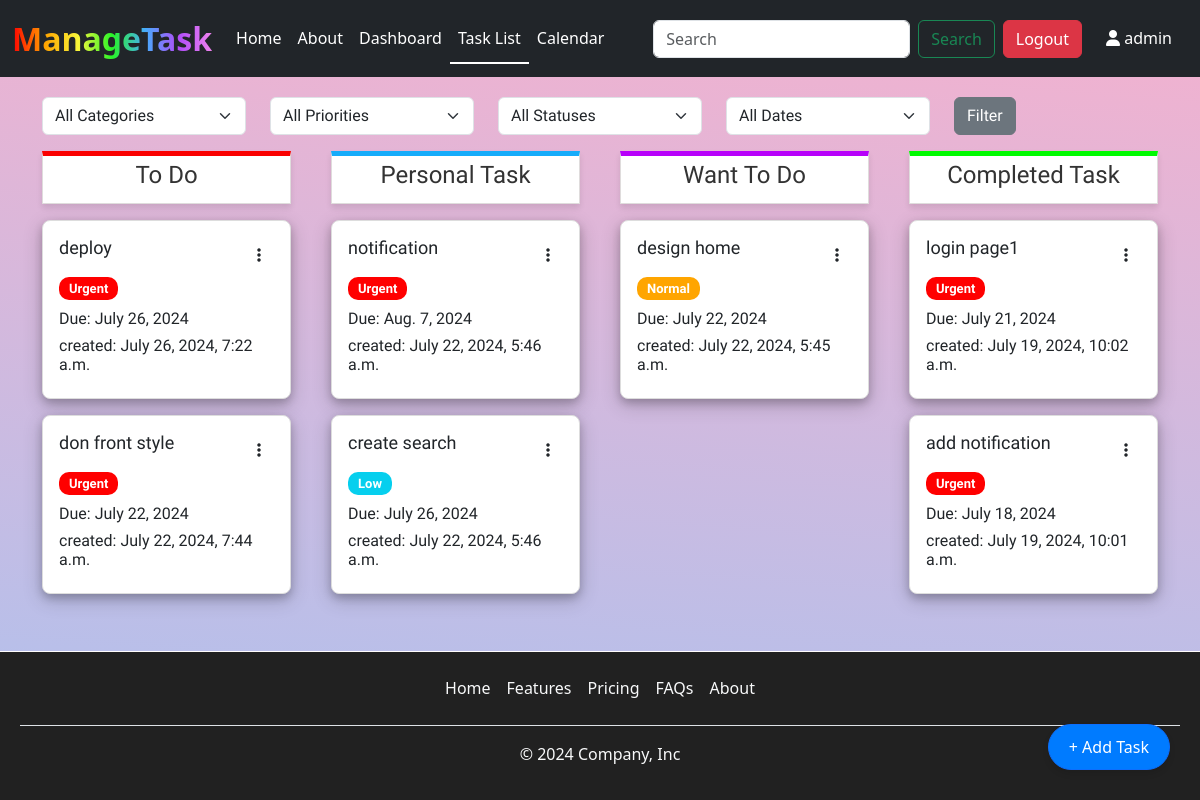
Page /home/task_list/ (signed in) on the committed database.
### taskmanage/models.py (models this page shows, shortened)
class Task(models.Model):
    user = models.ForeignKey(User,on_delete=models.CASCADE)
    title = models.CharField(max_length=200)
    description = models.TextField(blank=True,null=True)
    priority = models.ForeignKey(Priority, on_delete=models.CASCADE,default=1)
    category = models.ForeignKey(Category, on_delete=models.CASCADE,default=1)
    completed = models.BooleanField(default=False)
    due_date = models.DateField(null=True,blank=True)
    created_at = models.DateTimeField(default=timezone.now)
    updated_at = models.DateTimeField(auto_now=True)

class Priority(models.Model):
    name = models.CharField(max_length=50)
    def __str__(self):
        return self.name

### taskmanage/views.py (the view, shortened to what this page needs)
# urls.py: path('task_list/',views.task_list,name='task_list'),
@login_required
def task_list(request):
    tasks = Task.objects.filter(user = request.user).order_by('-created_at')
    category = request.GET.get('category')
    priority = request.GET.get('priority')
    completed = request.GET.get('completed')
    date_filter = request.GET.get('date_filter')
    if category:
        tasks = tasks.filter(category__category_name=category)
    if priority:
        tasks = tasks.filter(priority__name=priority)
    if completed:
        tasks = tasks.filter(completed=(completed == 'true'))
    categories = Category.objects.all()
    priorities = Priority.objects.all()
    if request.method == 'POST':
        form = TaskForm(request.POST)
        if form.is_valid():
            task = form.save(commit=False)
            task.user = request.user
            task.save()
            return redirect('task_list')
    else:
        form = TaskForm()
    return render(request, 'task_list.html', {'tasks': tasks, 'categories': categories, 'priorities': priorities, 'form':form})

### taskmanage/templates/task_list.html (shortened to what this page needs)
{% extends "layouts.html" %}
{% load static %}
{% load widget_tweaks %}
{% block content %}
<div class="dashboard">
    <div class="container ">
        <div class="filter">
            <form method="GET" action="{% url 'task_list' %}">
                <div class="row mb-3">
                    <div class="col">
                        <select class="form-select" name="category">
                            <option value="">All Categories</option>
                        </select>
                    </div>
                    <div class="col">
                        <select class="form-select" name="priority">
                            <option value="">All Priorities</option>
                        </select>
                    </div>
                    <div class="col">
                        <select class="form-select" name="completed">
                            <option value="">All Statuses</option>
                        </select>
                    </div>
                    <div class="col">
                        <select class="form-select" name="date_filter">
                            <option value="">All Dates</option>
                        </select>
                    </div>
                    <div class="col">
                        <button type="submit" class="btn btn-secondary">Filter</button>
                    </div>
                </div>
            </form>
        </div>
        <div class="row gap-3">
            <div class="col category">
                <div class="todo topic">
                    <h4 class="text-center">To Do</h4>
                </div>
                <div class="category1">
                    {% for task in tasks %}
                    {% if task.category.category_name == 'To Do' and not task.completed %}
                    <div class="card mt-3" data-bs-toggle="modal" data-bs-target="#taskModal"
                        data-title="{{ task.title }}" data-description="{{ task.description }}"
                        data-due-date="{{ task.due_date }}" data-priority="{{ task.priority.name }}"
                        data-category="{{ task.category.category_name }}" data-created-at="{{ task.created_at }}"
                        data-edit-url="{% url 'task_update' task.id %}"
                        data-delete-url="{% url 'task_delete' task.id %}" data-task-id="{{ task.id }}">
                        <div class="card-body">
                            <div class="tog">
                                <h5 class="card-title cp">{{ task.title }}</h5>
                                <div class="dropdown float-right">
                                    <button class="btn dot" type="button" id="dropdownMenuButton" data-toggle="dropdown"
                                        aria-haspopup="true" aria-expanded="false">
                                        <i class="fas fa-ellipsis-v"></i>
                                    </button>
                                </div>
                            </div>
                            <span class="badge {{task.priority.name|lower}}">{{task.priority.name}}</span>
                            <div class="mt-2">
                                {% if task.due_date %}
                                <h6 class="cp">Due: {{ task.due_date }}</h6>
                                <h6 class="cp">created: {{task.created_at}}</h6>
                                {% endif %}
                            </div>
                        </div>
                    </div>
                    {% endif %}
                    {% endfor %}
                </div>
            </div>
            <div class="col category">
                <div class="personal topic">
                    <h4 class="text-center">Personal Task</h4>
                </div>
                <div class="category1">
                    {% for task in tasks %}
                    {% if task.category.category_name == 'Personal Task' and not task.completed %}
                    <div class="card mt-3" data-bs-toggle="modal" data-bs-target="#taskModal"
                        data-title="{{ task.title }}" data-description="{{ task.description }}"
                        data-due-date="{{ task.due_date }}" data-priority="{{ task.priority.name }}"
                        data-category="{{ task.category.category_name }}" data-created-at="{{ task.created_at }}"
                        data-edit-url="{% url 'task_update' task.id %}"
                        data-delete-url="{% url 'task_delete' task.id %}" data-task-id="{{ task.id }}">
                        <div class="card-body">
                            <div class="tog">
                                <h5 class="card-title cp">{{ task.title }}</h5>
                                <div class="dropdown float-right">
                                    <button class="btn dot" type="button" id="dropdownMenuButton" data-toggle="dropdown"
                                        aria-haspopup="true" aria-expanded="false">
                                        <i class="fas fa-ellipsis-v"></i>
                                    </button>
                                </div>
                            </div>
                            <span class="badge {{task.priority.name|lower}}">{{task.priority.name}}</span>
                            <div class="mt-2">
                                {% if task.due_date %}
                                <h6>Due: {{ task.due_date }}</h6>
                                <h6>created: {{task.created_at}}</h6>
                                {% endif %}
                            </div>
                        </div>
                    </div>
                    {% endif %}
                    {% endfor %}
                </div>
            </div>
            <div class="col category">
                <div class="want topic">
                    <h4 class="text-center">Want To Do</h4>
                </div>
                <div class="category1">
                    {% for task in tasks %}
                    {% if task.category.category_name == 'Want To Do' and not task.completed %}
                    <div class="card mt-3" data-bs-toggle="modal" data-bs-target="#taskModal"
                        data-title="{{ task.title }}" data-description="{{ task.description }}"
                        data-due-date="{{ task.due_date }}" data-priority="{{ task.priority.name }}"
                        data-category="{{ task.category.category_name }}" data-created-at="{{ task.created_at }}"
                        data-edit-url="{% url 'task_update' task.id %}"
                        data-delete-url="{% url 'task_delete' task.id %}" data-task-id="{{ task.id }}">
                        <div class="card-body">
                            <div class="tog">
                                <h5 class="card-title cp">{{ task.title }}</h5>
                                <div class="dropdown float-right">
                                    <button class="btn dot" type="button" id="dropdownMenuButton" data-toggle="dropdown"
                                        aria-haspopup="true" aria-expanded="false">
                                        <i class="fas fa-ellipsis-v"></i>
                                    </button>
                                </div>
                            </div>
                            <span class="badge {{task.priority.name|lower}}">{{task.priority.name}}</span>
                            <div class="mt-2">
                                {% if task.due_date %}
                                <h6>Due: {{ task.due_date }}</h6>
                                <h6>created: {{task.created_at}}</h6>
                                {% endif %}
                            </div>
                        </div>
                    </div>
                    {% endif %}
                    {% endfor %}
                </div>
            </div>
            <div class="col category">
                <div class="complete topic">
                    <h4 class="text-center">Completed Task</h4>
                </div>
                <div class="category1">
                    {% for task in tasks %}
                    {% if task.completed %}
                    <div class="card mt-3" data-bs-toggle="modal" data-bs-target="#taskModal"
                        data-title="{{ task.title }}" data-description="{{ task.description }}"
                        data-due-date="{{ task.due_date }}" data-priority="{{ task.priority.name }}"
                        data-category="{{ task.category.category_name }}" data-created-at="{{ task.created_at }}"
                        data-edit-url="{% url 'task_update' task.id %}"
                        data-delete-url="{% url 'task_delete' task.id %}" data-task-id="{{ task.id }}">
                        <div class=" card-body">
                            <div class="tog">
                                <h5 class="card-title cp">{{ task.title }}</h5>
                                <div class="dropdown float-right">
                                    <button class="btn dot" type="button" id="dropdownMenuButton" data-toggle="dropdown"
                                        aria-haspopup="true" aria-expanded="false">
                                        <i class="fas fa-ellipsis-v"></i>
                                    </button>
                                </div>
                            </div>
                            <span class="badge {{task.priority.name|lower}}">{{task.priority.name}}</span>
                            <div class="mt-2">
                                {% if task.due_date %}
                                <h6>Due: {{ task.due_date }}</h6>
                                <h6>created: {{task.created_at}}</h6>
                                {% endif %}
                            </div>
                        </div>
                    </div>
                    {% endif %}
                    {% endfor %}
                </div>
            </div>
        </div>
    </div>
    <button class="btn add-task btn-primary rounded-pill add-task-btn" data-bs-toggle="modal"
        data-bs-target="#addTaskModal">
        + Add Task
    </button>
</div>
{% endblock %}

### taskmanage/templates/layouts.html (shortened to what this page needs)
<!DOCTYPE html>
<html lang="en" data-bs-theme="light">
<head>
    {% load static %}
    <link href="https://cdn.jsdelivr.net/npm/bootstrap@5.3.3/dist/css/bootstrap.min.css" rel="stylesheet"
>
    <link rel="stylesheet" href="{% static 'css/style.css' %}">
    <link rel="stylesheet" href="https://cdnjs.cloudflare.com/ajax/libs/font-awesome/6.2.0/css/all.min.css" />
    <link href='https://cdn.jsdelivr.net/npm/fullcalendar@5.10.1/main.min.css' rel='stylesheet' />
</head>
<body>
    <div class="main">
        <nav class="navbar navbar-dark bg-dark navbar-expand-lg ">
            <div class="container-fluid">
                <a class="navbar-brand rainbow-text" href="{% url 'home' %}">ManageTask</a>
                <div class="collapse navbar-collapse" id="navbarSupportedContent">
                    <ul class="navbar-nav me-auto mb-2 mb-lg-0 ">
                        <li class="nav-item">
                            <a class="nav-link {% if request.resolver_match.url_name == 'home' %}active{% endif %}"  href="{% url 'home' %}">Home</a>
                        </li>
                        <li class="nav-item">
                            <a class="nav-link {% if request.resolver_match.url_name == 'about' %}active{% endif %}"  href="{% url 'about' %}">About</a>
                        </li>
                        <li class="nav-item">
                            <a class="nav-link {% if request.resolver_match.url_name == 'dashboard' %}active{% endif %}" href="{% url 'dashboard' %}">Dashboard</a>
                        </li>
                        <li class="nav-item">
                            <a class="nav-link {% if request.resolver_match.url_name == 'task_list' %}active{% endif %}"  href="{% url 'task_list' %}">Task List</a>
                        </li>
                        <li class="nav-item">
                            <a class="nav-link {% if request.resolver_match.url_name == 'task_event_view' %}active{% endif %}" href="{% url 'task_event_view' %}">Calendar</a>
                        </li>
                    </ul>
                    <form class="d-flex" role="search">
                        <input class="form-control me-2" type="search" placeholder="Search" aria-label="Search">
                        <button class="btn btn-outline-success" type="submit">Search</button>
                    </form>
                    {% if user.is_authenticated %}
                    <form method="post" action="{% url 'logout' %}">
                        <button class="btn btn-danger mx-2" type="submit">Logout</button>
                    </form>
                    <a class="user1"><i class="fa-solid fa-user"></i> {{user}}</a>
                    {% else %}
                    <a href="{% url 'register' %}" class="btn btn-primary mx-2">Register</a>
                    <a href="{% url 'login' %}" class="btn btn-success mx-2">Login</a>
                    {% endif %}
                </div>
            </div>
        </nav>
        <div class="container-main">
            {% block content%}
            {% endblock %}
        </div>
        <footer class="py-3">
            <ul class="nav justify-content-center border-bottom pb-3 mb-3 ">
                <li class="nav-item"><a href="#" class="nav-link px-2 text-light">Home</a></li>
                <li class="nav-item"><a href="#" class="nav-link px-2 text-light">Features</a></li>
                <li class="nav-item"><a href="#" class="nav-link px-2 text-light">Pricing</a></li>
                <li class="nav-item"><a href="#" class="nav-link px-2 text-light">FAQs</a></li>
                <li class="nav-item"><a href="#" class="nav-link px-2 text-light">About</a></li>
            </ul>
            <p class="text-center text-light">© 2024 Company, Inc</p><p class="visit">{% if user.is_authenticated %}{% else %}Total visits: {{ visit_count }}{% endif %}</p>
        </footer>
    </div>
</body>
</html>

### rows in the picture
Task: title "deploy", priority.name "Urgent", due_date "July 26, 2024", created_at "July 26, 2024, 7:22 a.m."
Task: title "don front style", priority.name "Urgent", due_date "July 22, 2024", created_at "July 22, 2024, 7:44 a.m."
Task: title "notification", priority.name "Urgent", due_date "Aug. 7, 2024", created_at "July 22, 2024, 5:46 a.m."
Task: title "create search", priority.name "Low", due_date "July 26, 2024", created_at "July 22, 2024, 5:46 a.m."
Task: title "design home", priority.name "Normal", due_date "July 22, 2024", created_at "July 22, 2024, 5:45 a.m."
Task: title "login page1", priority.name "Urgent", due_date "July 21, 2024", created_at "July 19, 2024, 10:02 a.m."
Task: title "add notification", priority.name "Urgent", due_date "July 18, 2024", created_at "July 19, 2024, 10:01 a.m."

### other values in the picture
{{ user }} "admin"
